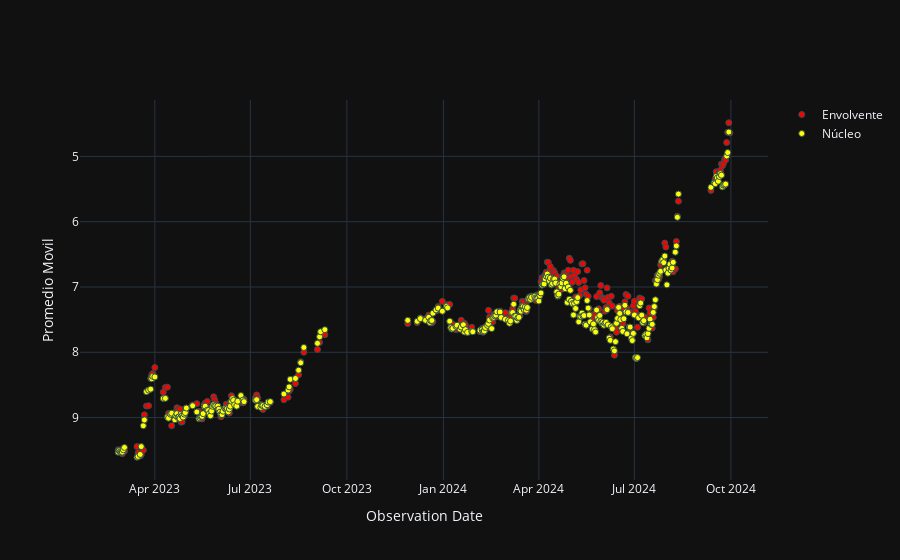

Here is the notebook cell this chart was saved with:
### Markdown cell above
# Comparación de las curvas de luz

### Code cell
# Gráfica de lus promediada
labels = {'obs_date':'Observation Date','magnitud_reducida':'Magnitude reduced'}
fig = go.Figure()
fig.add_trace(go.Scatter(x=curva_de_luz_externa_df.obs_date, y=curva_de_luz_externa_df.promedio_movil, mode='markers', name='Envolvente', marker=dict(color='red', line=dict(width=1, color='DarkSlateGrey'))))
fig.add_trace(go.Scatter(x=curva_de_luz_interna_df.obs_date, y=curva_de_luz_interna_df.promedio_movil, mode='markers', name='Núcleo', marker=dict(color='yellow', line=dict(width=1, color='DarkSlateGrey'))))
fig.update_layout(template='plotly_dark')
fig.update_yaxes(autorange="reversed")
fig.update_layout(template='plotly_dark', xaxis_title='Observation Date', yaxis_title='Promedio Movil')
fig.show()

### Figure 1 — Plotly figure (JSON) as saved in the notebook; plotly's stock layout.template omitted (floating-point values rounded to 4 significant figures; data arrays with more than 128 entries replaced by an {"elided": "..."} marker saying what was removed)
{"data": [{"marker": {"color": "red", "line": {"color": "DarkSlateGrey", "width": 1}}, "mode": "markers", "name": "Envolvente", "type": "scatter", "x": {"elided": "319 str values"}, "y": {"elided": "319 float values"}}, {"marker": {"color": "yellow", "line": {"color": "DarkSlateGrey", "width": 1}}, "mode": "markers", "name": "Núcleo", "type": "scatter", "x": {"elided": "319 str values"}, "y": {"elided": "319 float values"}}], "layout": {"xaxis": {"title": {"text": "Observation Date"}}, "yaxis": {"autorange": "reversed", "title": {"text": "Promedio Movil"}}}}
